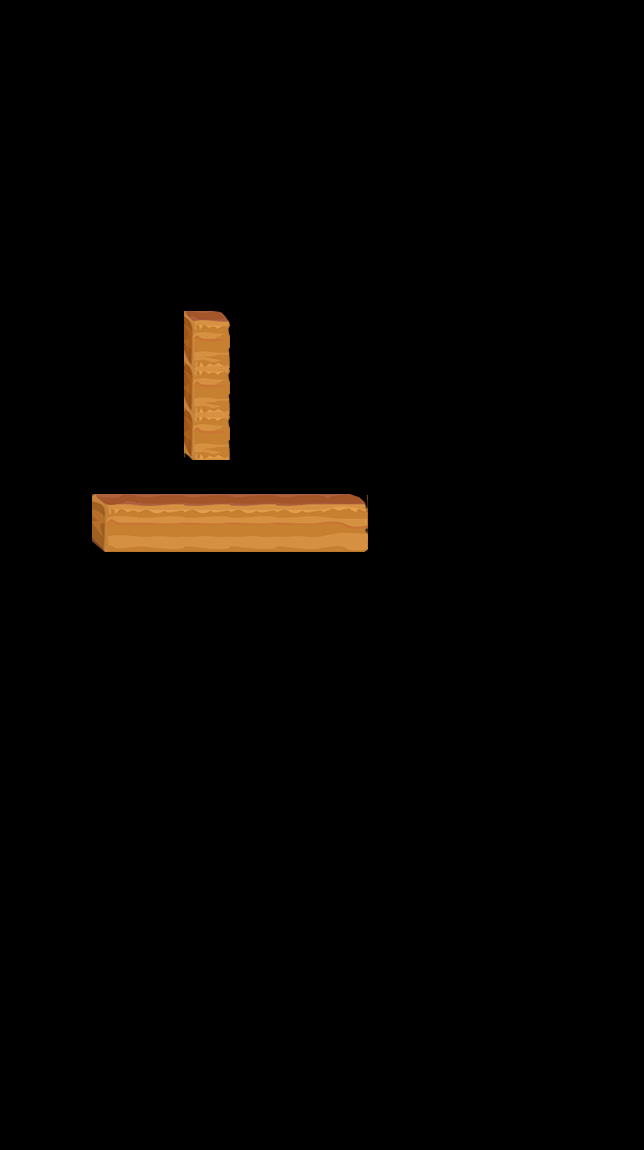

A level layout from a 2D game, rendered from its tile map. Below: a short description, then the map file with tile-grid data replaced by summaries:
An orthogonal 14x25 tile map with 46x46 px tiles, 3 tile layers (layer1, layer2, layer3) and 33 objects (startPos1, startPos2, startPos3, apple, stone, ...).

<map version="1.0" orientation="orthogonal" renderorder="right-down" width="14" height="25" tilewidth="46" tileheight="46">
 <tileset firstgid="1" name="road" tilewidth="46" tileheight="58">
  <image source="road.png" width="184" height="58" />
 </tileset>
 <layer name="layer1" width="14" height="25">
  <data>[350 cells, 7 non-empty, 4 distinct tile ids]</data>
 </layer>
 <layer name="layer2" width="14" height="25">
  <data>[350 cells, 1 non-empty, 1 distinct tile ids]</data>
 </layer>
 <layer name="layer3" width="14" height="25">
  <data>[350 cells, 1 non-empty, 1 distinct tile ids]</data>
 </layer>
 <objectgroup name="objLayer">
  <object name="startPos1" x="206" y="481.667" />
  <object name="startPos2" x="162" y="482.333" />
  <object name="startPos3" x="116" y="483" />
  <object name="apple" x="251" y="438.333" />
  <object name="stone" x="206" y="298.333" />
  <object name="exit" x="482" y="391.333" />
 </objectgroup>
 <objectgroup name="tipsLayer">
  <object name="1" x="248" y="485.333">
   <properties>
    <property name="dir" value="right" />
   </properties>
   <ellipse />
  </object>
  <object name="2" x="296" y="482.667">
   <properties>
    <property name="dir" value="right" />
   </properties>
   <ellipse />
  </object>
  <object name="3" x="298.667" y="446.667">
   <properties>
    <property name="dir" value="up" />
   </properties>
   <ellipse />
  </object>
  <object name="4" x="298.667" y="397.333">
   <properties>
    <property name="dir" value="up" />
   </properties>
   <ellipse />
  </object>
  <object name="5" x="250.667" y="392">
   <properties>
    <property name="dir" value="left" />
   </properties>
   <ellipse />
  </object>
  <object name="6" x="253.333" y="354.667">
   <properties>
    <property name="dir" value="up" />
   </properties>
   <ellipse />
  </object>
  <object name="7" x="250.667" y="298.667">
   <properties>
    <property name="dir" value="up" />
   </properties>
   <ellipse />
  </object>
  <object name="8" x="206.667" y="297.333">
   <properties>
    <property name="dir" value="left" />
   </properties>
   <ellipse />
  </object>
  <object name="9" x="164" y="297.333">
   <properties>
    <property name="dir" value="left" />
   </properties>
   <ellipse />
  </object>
  <object name="10" x="160" y="348">
   <properties>
    <property name="dir" value="down" />
   </properties>
   <ellipse />
  </object>
  <object name="11" x="162.667" y="394.667">
   <properties>
    <property name="dir" value="down" />
   </properties>
   <ellipse />
  </object>
  <object name="12" x="164" y="438.667">
   <properties>
    <property name="dir" value="down" />
   </properties>
   <ellipse />
  </object>
  <object name="13" x="116" y="438.667">
   <properties>
    <property name="dir" value="left" />
   </properties>
   <ellipse />
  </object>
  <object name="14" x="116" y="485.333">
   <properties>
    <property name="dir" value="down" />
   </properties>
   <ellipse />
  </object>
  <object name="15" x="157.333" y="485.333" width="2.66667">
   <properties>
    <property name="dir" value="right" />
   </properties>
   <ellipse />
  </object>
  <object name="16" x="201.333" y="482.667">
   <properties>
    <property name="dir" value="right" />
   </properties>
   <ellipse />
  </object>
  <object name="17" x="250.667" y="482.667">
   <properties>
    <property name="dir" value="right" />
   </properties>
   <ellipse />
  </object>
  <object name="18" x="296" y="481.333">
   <properties>
    <property name="dir" value="right" />
   </properties>
   <ellipse />
  </object>
  <object name="19" x="296" y="438.667">
   <properties>
    <property name="dir" value="up" />
   </properties>
   <ellipse />
  </object>
  <object name="20" x="254.667" y="438.667">
   <properties>
    <property name="dir" value="left" />
   </properties>
   <ellipse />
  </object>
  <object name="21" x="253.333" y="398.667">
   <properties>
    <property name="dir" value="up" />
   </properties>
   <ellipse />
  </object>
  <object name="22" x="309.333" y="390.667">
   <properties>
    <property name="dir" value="right" />
   </properties>
   <ellipse />
  </object>
  <object name="23" x="344" y="440">
   <properties>
    <property name="dir" value="right" />
   </properties>
   <ellipse />
  </object>
  <object name="24" x="388" y="437.333">
   <properties>
    <property name="dir" value="right" />
   </properties>
   <ellipse />
  </object>
  <object name="25" x="433.333" y="437.333">
   <properties>
    <property name="dir" value="right" />
   </properties>
   <ellipse />
  </object>
  <object name="26" x="486.667" y="438.667">
   <properties>
    <property name="dir" value="right" />
   </properties>
   <ellipse />
  </object>
  <object name="27" x="484" y="398.667">
   <properties>
    <property name="dir" value="up" />
   </properties>
   <ellipse />
  </object>
 </objectgroup>
</map>
